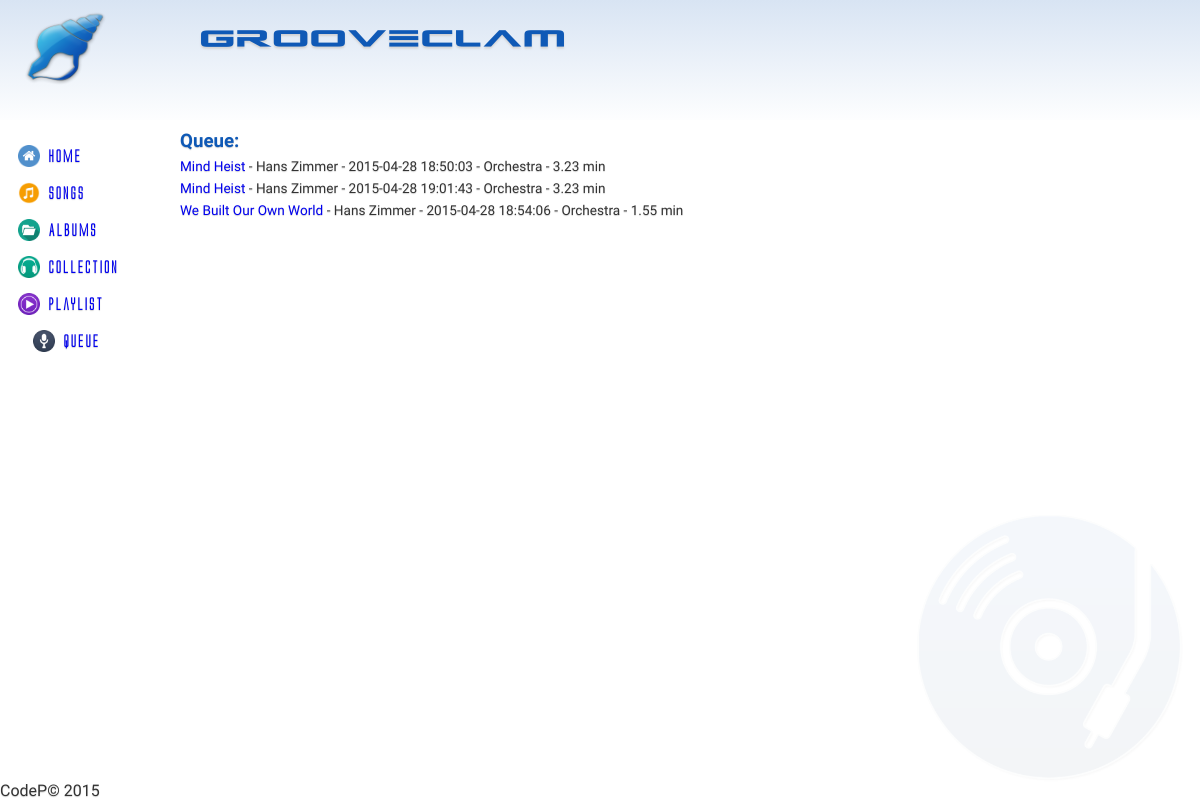
The app's page /?controller=queue&action=index&id=1 with its own data.
### tables this page shows
CREATE TABLE IF NOT EXISTS `Song` (
	`IdSong` INT(11) NOT NULL AUTO_INCREMENT,
	`IdAlbum` INT(11) NOT NULL,
	`Title` VARCHAR(140) NOT NULL,
	`Genre` VARCHAR(40) NOT NULL,
	`Duration` FLOAT,
	`IdImage` INT(11) NOT NULL,
	PRIMARY KEY(`IdSong`),
	FOREIGN KEY(`IdAlbum`) REFERENCES Album(`IdAlbum`) ON DELETE CASCADE ON UPDATE CASCADE,
	FOREIGN KEY(`IdImage`) REFERENCES Cover(`IdImage`) ON DELETE CASCADE ON UPDATE CASCADE
);

CREATE TABLE IF NOT EXISTS `Album` (
	`IdAlbum` INT(11) NOT NULL AUTO_INCREMENT,
	`Title` VARCHAR(140) NOT NULL,
	`Author` VARCHAR(140) NOT NULL,
	`Info` VARCHAR(300) DEFAULT NULL,
	`Year` DATE NOT NULL,
	`Live` BOOLEAN NOT NULL,
	`Location` VARCHAR(40) DEFAULT NULL,
	PRIMARY KEY(`IdAlbum`)
);

### controllers/queue_controller.php (called while the page is built, shortened)
<?php
class QueueController {
	public function index() {
		$queue = Queue::find($_GET['id']);
		require_once('views/queue/index.php');
	}
}
?>

### index.php (called while the page is built, shortened)
<?php
require_once('views/layout.php');
?>

### models/queue.php (called while the page is built, shortened)
<?php
require_once('song.php');
class Queue {
	private $queue;
	public function __construct($queue) {
		$this->queue = $queue;
	}
	public function queue() {
		return $this->queue;
	}
	public static function find($id) {
		$list = array();
		$db = Db::getInstance();
		$req = $db->prepare('SELECT s.*, qs.TimeStamp, a.Author, a.Title as AlbumTitle FROM Song s INNER JOIN Queue qs ON(s.IdSong = qs.IdSong) INNER JOIN Album a ON(s.IdAlbum = a.IdAlbum) WHERE qs.IdUser = :id');
		$req->execute(array('id' => $id));
		foreach($req->fetchAll() as $song) {
			$list[$song['TimeStamp']] = new Song($song['IdSong'], $song['Title'], $song['Genre'], $song['Duration'], $song['Author'], $song['IdAlbum'], $song['AlbumTitle']);
		}
		return new Queue($list);
	}
}
?>

### models/song.php (called while the page is built, shortened)
<?php
class Song {
	private $id;
	private $title;
	private $genre;
	private $duration;
	private $author;
	public function __construct($id, $title, $genre, $duration, $author, $idalbum, $album) {
		$this->id = $id;
		$this->title = $title;
		$this->genre = $genre;
		$this->duration = $duration;
		$this->author = $author;
	}
	public function id() {
		return $this->id;
	}
	public function title() {
		return $this->title;
	}
	public function genre() {
		return $this->genre;
	}
	public function duration() {
		return $this->duration;
	}
	public function author() {
		return $this->author;
	}
}
?>

### views/queue/index.php (the view)
<h3>Queue:</h3>
<?php foreach($queue->queue() as $key => $song) { ?>
<p><a href='?controller=songs&action=show&id=<?php echo $song->id(); ?>'><?php echo $song->title(); ?></a> - <?php echo $song->author(); ?> - <?php echo $key ?> - <?php echo $song->genre(); ?> - <?php echo $song->duration(); ?> min</p>
<?php } ?>

### css/style.css (style rules this page uses)
* { margin: 0; }
html, body { font-family: Grumpy; height: 100%; }
body { background: #ffffff url('../img/cd_music_w.png') no-repeat bottom right; background-size: 25%; color: #333; text-shadow: 0px 1px 1px #d4d4d4; }
a { text-decoration: none; }
h1, h2, h3, h4, h5 { color: rgb(15, 89, 182); }
.content h3 { width:80%; }
.content p { width: 80%; font-size: .85em; margin-top: 6px; }

### records on screen
song: Title "Mind Heist", IdAlbum.Author "Hans Zimmer", key "2015-04-28 18:50:03", Genre "Orchestra", Duration "3.23", key "2015-04-28 19:01:43"
song: Title "We Built Our Own World", IdAlbum.Author "Hans Zimmer", key "2015-04-28 18:54:06", Genre "Orchestra", Duration "1.55"
